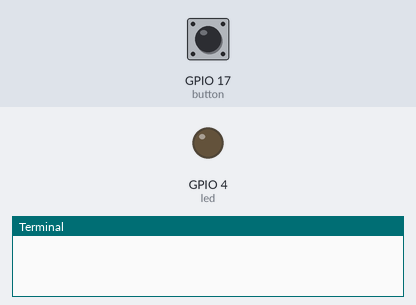
A program run on a simulated Raspberry Pi (BCM pin numbers). Parts: output pins drawn as LEDs (lit = HIGH), the last lines printed to the terminal. Dashed ring = blinking. Inputs (shaded band) come from the test bench; at power-on: GPIO 17 (button) HIGH.

Above: at 1.2 s.
1.3 s: GPIO 17 (button) pulled LOW for 3.2 s
At 4.6 s:
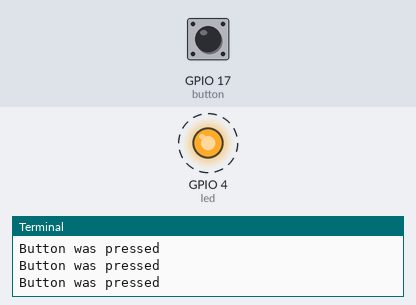
6.0 s: GPIO 17 (button) pulled LOW for 0.15 s
At 7.1 s:
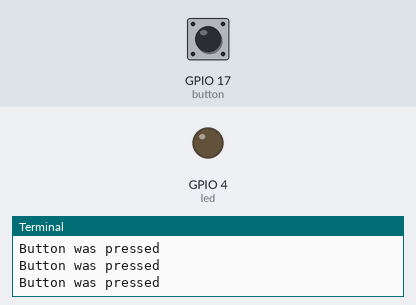
Timing chart, 0 to 9.0 s (numbered marks = the images above; inputs shaded):
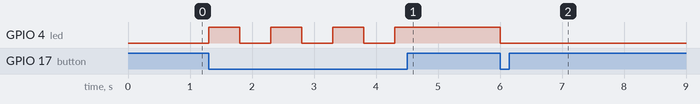

The program:

interupt.py
```python
from time import sleep
import RPi.GPIO as GPIO


GPIO.setmode(GPIO.BCM)
button=17
led=4

GPIO.setup(button,GPIO.IN,pull_up_down=GPIO.PUD_UP)
GPIO.setup(led,GPIO.OUT)

BS=False     ##Button Status

while(1):
    if GPIO.input(button)==0:
 ## Will continuosly read the button input.
        print("Button was pressed")
        if BS==False:
            GPIO.output(led,True)
            BS=True
            sleep(.5)
        else:
            GPIO.output(led,False)
            BS=False
            sleep(.5)


### This code is completely working as a switch:
# Whenever the button is pressed the led gets high and it remain high.
# and as soon as the button is pressed again the led gets off.
```

Measured:
- after the input at 1.3 s, GPIO 4 (led): alternates HIGH for 0.50 s and LOW for 0.50 s, 7 changes in all, then stays HIGH, starting at once
- after the input at 6.0 s, GPIO 4 (led): HIGH → LOW at once
